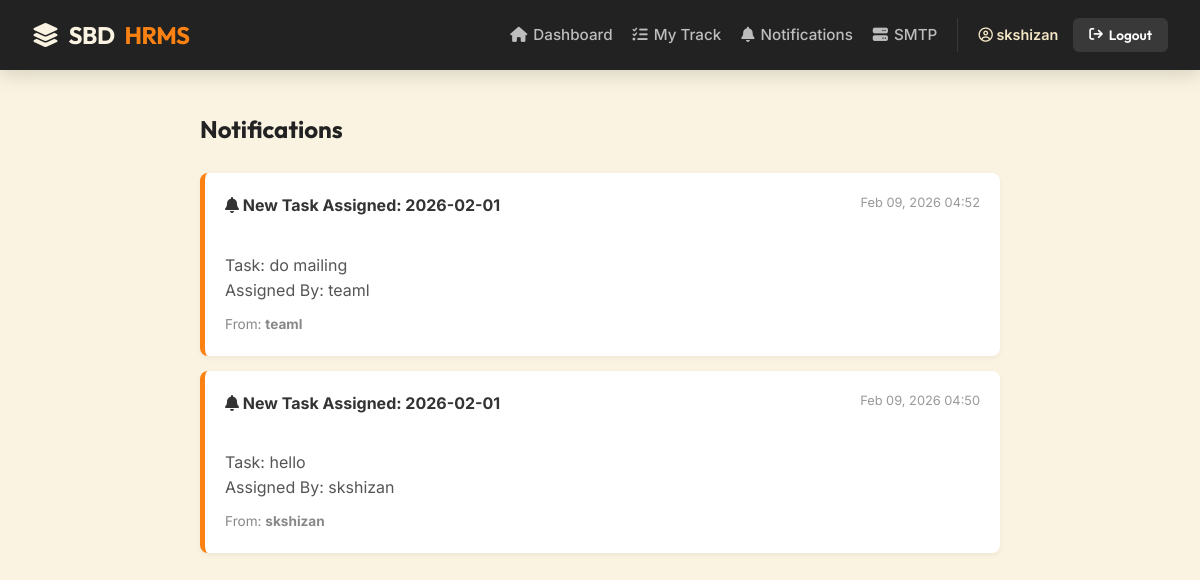
The page /notifications/ (signed in) on the database as committed earlier.
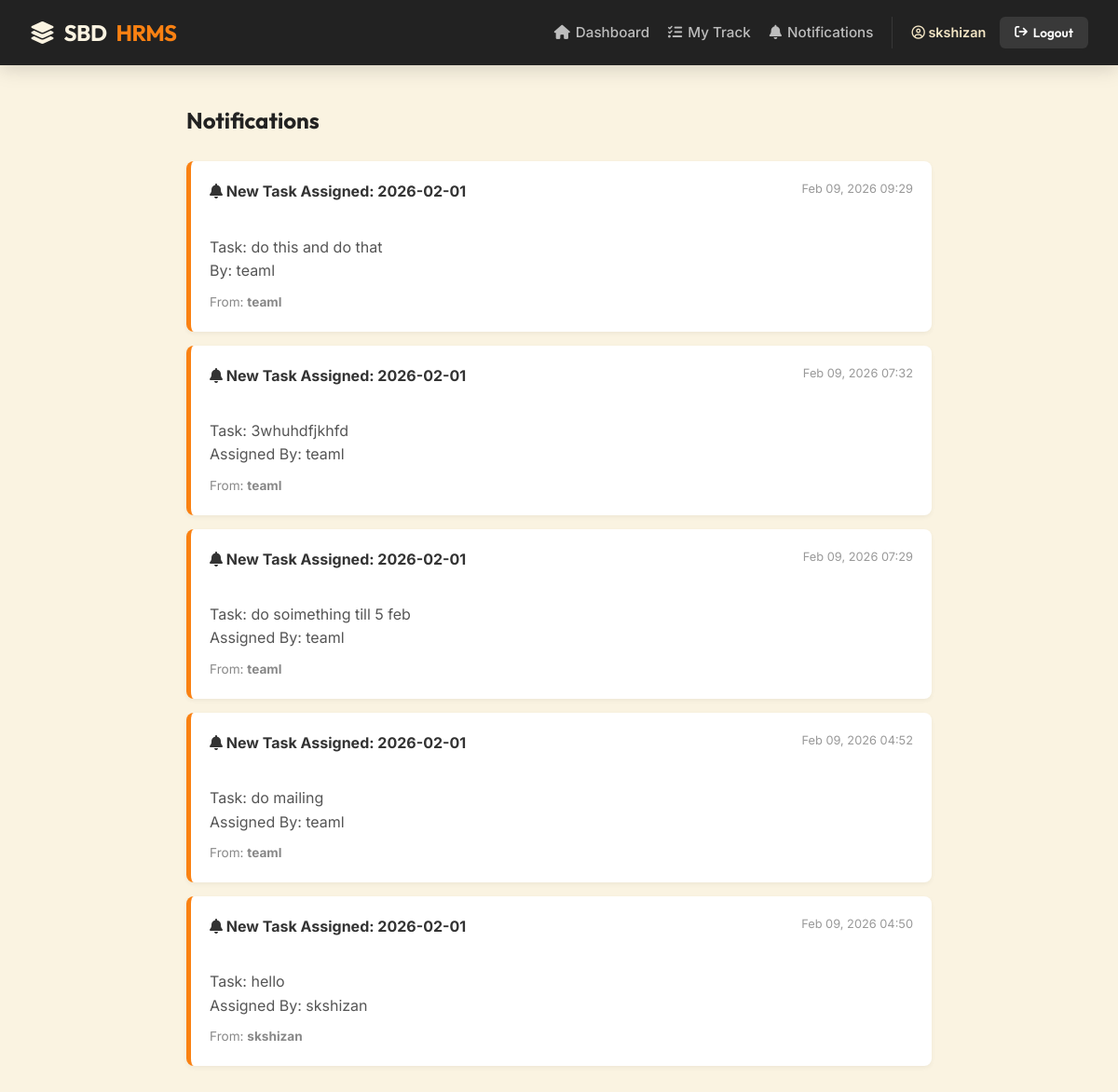
The same page on the database as committed later.
### accounts/models.py (models this page shows, shortened)
class User(AbstractUser):
    SECTION_CHOICES = (
        ('Frontside', 'Frontside'),
        ('Backside', 'Backside'),
        ('Management', 'Management'),
    )
    ROLE_CHOICES = (
        ('Director', 'Director'),
        ('Manager', 'Manager'),
        ('TL', 'Team Leader'),
        ('Employee', 'Employee'),
        ('HR', 'HR'),
    )
    company = models.ForeignKey(Company, on_delete=models.CASCADE, null=True, blank=True)
    team = models.ForeignKey(Team, on_delete=models.SET_NULL, null=True, blank=True, related_name='members')
    section = models.CharField(max_length=20, choices=SECTION_CHOICES, null=True, blank=True)
    role = models.CharField(max_length=20, choices=ROLE_CHOICES, default='Employee')
    designation = models.CharField(max_length=100, null=True, blank=True)
    monthly_salary = models.DecimalField(max_digits=10, decimal_places=2, default=0.00)
    esi_percentage = models.DecimalField(max_digits=5, decimal_places=2, default=0.75, help_text="Percentage (e.g., 0.75)")
    professional_tax = models.DecimalField(max_digits=10, decimal_places=2, default=0.00, help_text="Fixed Amount (e.g., 120)")
    otp = models.CharField(max_length=6, null=True, blank=True)
    is_approved = models.BooleanField(default=False)
    reports_to = models.ForeignKey('self', on_delete=models.SET_NULL, null=True, blank=True, related_name='subordinates')

### dashboard/models.py (models this page shows, shortened)
class Notification(models.Model):
    recipient = models.ForeignKey(User, on_delete=models.CASCADE, related_name='notifications')
    sender = models.ForeignKey(User, on_delete=models.CASCADE, related_name='sent_notifications')
    title = models.CharField(max_length=100)
    message = models.TextField()
    is_read = models.BooleanField(default=False)
    created_at = models.DateTimeField(auto_now_add=True)
    class Meta:
        ordering = ['-created_at']

### dashboard/views.py (the view)
# urls.py: path('notifications/', dash_views.notifications_view, name='notifications_view'),
@login_required
def notifications_view(request):
    notifs = Notification.objects.filter(recipient=request.user)
    return render(request, 'dashboard/notifications.html', {'notifications': notifs})

### templates/dashboard/notifications.html (shortened to what this page needs)
{% extends 'base.html' %}
{% block content %}
<div style="max-width: 800px; margin: 0 auto;">
    <h2 style="margin-bottom: 25px; font-family: 'Outfit';">Notifications</h2>
    {% for notif in notifications %}
        <div class="notif-card">
            <div class="notif-header">
                <span class="notif-title"><i class="fa-solid fa-bell"></i> {{ notif.title }}</span>
                <span class="notif-date">{{ notif.created_at|date:"M d, Y H:i" }}</span>
            </div>
            <div class="notif-msg">
                {{ notif.message }}
            </div>
            <div style="margin-top: 10px; font-size: 0.85rem; color: #888;">
                From: <strong>{{ notif.sender.username }}</strong>
            </div>
        </div>
    {% empty %}
        <div style="text-align: center; padding: 50px; color: #999;">
            <i class="fa-regular fa-bell-slash" style="font-size: 2rem; margin-bottom: 10px;"></i>
            <p>No notifications yet.</p>
        </div>
    {% endfor %}
</div>
{% endblock %}

### templates/base.html (shortened to what this page needs)
<!DOCTYPE html>
<html lang="en">
<head>
    <link rel="stylesheet" href="https://cdnjs.cloudflare.com/ajax/libs/font-awesome/6.4.0/css/all.min.css">
</head>
<body>
    <nav class="navbar">
        <div class="nav-container">
            <a href="{% url 'dashboard' %}" class="nav-brand">
                <i class="fa-solid fa-layer-group"></i> SBD<span>HRMS</span>
            </a>
            <div class="nav-links">
                {% if user.is_authenticated %}
                    <a href="{% url 'dashboard' %}" class="nav-link">
                        <i class="fa-solid fa-house"></i> Dashboard
                    </a>
                    <a href="{% url 'track_sheet' user.id %}" class="nav-link">
                        <i class="fa-solid fa-list-check"></i> My Track
                    </a>
                    <a href="{% url 'notifications_view' %}" class="nav-link">
                        <i class="fa-solid fa-bell"></i> Notifications
                    </a>
                    {% if user.role == 'HR' %}
                        <a href="{% url 'smtp_settings' %}" class="nav-link">
                            <i class="fa-solid fa-server"></i> SMTP
                        </a>
                    {% endif %}
                    <div class="user-menu">
                        <span class="user-name">
                            <i class="fa-regular fa-circle-user"></i> {{ user.username }}
                        </span>
                        <form action="{% url 'logout' %}" method="post" style="display:inline;">
                            <button type="submit" class="btn btn-nav-logout">
                                <i class="fa-solid fa-arrow-right-from-bracket"></i> Logout
                            </button>
                        </form>
                    </div>
                {% else %}
                    <a href="{% url 'login' %}" class="nav-link">Login</a>
                    <a href="{% url 'signup' %}" class="nav-link">Employee Signup</a>
                {% endif %}
            </div>
        </div>
    </nav>
    <main class="main-container">
        {% block content %}{% endblock %}
    </main>
</body>
</html>

### templates/base.html (style rules this page uses)
:root { --c-cream: #FAF3E1; --c-beige: #F5E7C6; --c-orange: #FA8112; --c-charcoal: #222222; --c-orange-hover: #d66a0a; --c-text-light: #ffffff; --c-text-muted: #666666; --radius-md: 12px; --radius-sm: 6px; --shadow-card: 0 10px 30px -10px rgba(0,0,0,0.08); --nav-height: 70px; }
* { box-sizing: border-box; margin: 0; padding: 0; }
body { font-family: 'Inter', sans-serif; background-color: var(--c-cream); color: var(--c-charcoal); line-height: 1.6; min-height: 100vh; display: flex; flex-direction: column; }
a { text-decoration: none; transition: 0.2s ease; }
.navbar { background-color: var(--c-charcoal); height: var(--nav-height); display: flex; align-items: center; padding: 0 2rem; position: sticky; top: 0; z-index: 1000; box-shadow: 0 4px 20px rgba(0,0,0,0.15); }
.nav-container { width: 100%; max-width: 1200px; margin: 0 auto; display: flex; justify-content: space-between; align-items: center; }
.nav-brand { font-family: 'Outfit', sans-serif; font-weight: 700; font-size: 1.5rem; color: var(--c-cream); letter-spacing: -0.5px; display: flex; align-items: center; gap: 10px; }
.nav-brand span { color: var(--c-orange); }
.nav-links { display: flex; align-items: center; gap: 20px; }
.nav-link { color: rgba(255,255,255,0.7); font-weight: 500; font-size: 0.95rem; display: flex; align-items: center; gap: 6px; }
.user-menu { display: flex; align-items: center; gap: 15px; padding-left: 20px; border-left: 1px solid rgba(255,255,255,0.1); }
.user-name { color: var(--c-beige); font-size: 0.9rem; font-weight: 600; }
.btn { display: inline-block; padding: 10px 20px; border-radius: var(--radius-sm); font-weight: 600; font-family: 'Outfit', sans-serif; cursor: pointer; border: none; transition: all 0.2s ease; font-size: 0.9rem; }
.btn-nav-logout { background: rgba(255,255,255,0.1); color: white; padding: 8px 16px; font-size: 0.85rem; display: flex; align-items: center; gap: 6px; }
.main-container { width: 100%; max-width: 1000px; margin: 40px auto; padding: 0 20px; flex: 1; }

### templates/dashboard/notifications.html (style rules this page uses)
.notif-card { background: white; padding: 20px; border-radius: 8px; box-shadow: 0 2px 5px rgba(0,0,0,0.05); margin-bottom: 15px; border-left: 5px solid var(--c-orange); }
.notif-header { display: flex; justify-content: space-between; margin-bottom: 8px; }
.notif-title { font-weight: 700; color: #333; }
.notif-date { font-size: 0.8rem; color: #999; }
.notif-msg { color: #555; white-space: pre-line; }

Rows that differ between the two databases and show on the page:
changed User "skshizan": role "HR" → "Employee" (drawn)
added Notification: title "New Task Assigned: 2026-02-01", created_at "Feb 09, 2026 09:29", message "Task: do this and do that By: teaml", sender.username "teaml"
added Notification: title "New Task Assigned: 2026-02-01", created_at "Feb 09, 2026 07:32", message "Task: 3whuhdfjkhfd Assigned By: teaml", sender.username "teaml"
added Notification: title "New Task Assigned: 2026-02-01", created_at "Feb 09, 2026 07:29", message "Task: do soimething till 5 feb Assigned By: teaml", sender.username "teaml"
Other text that changed with them:
text no longer shown: "SMTP"
